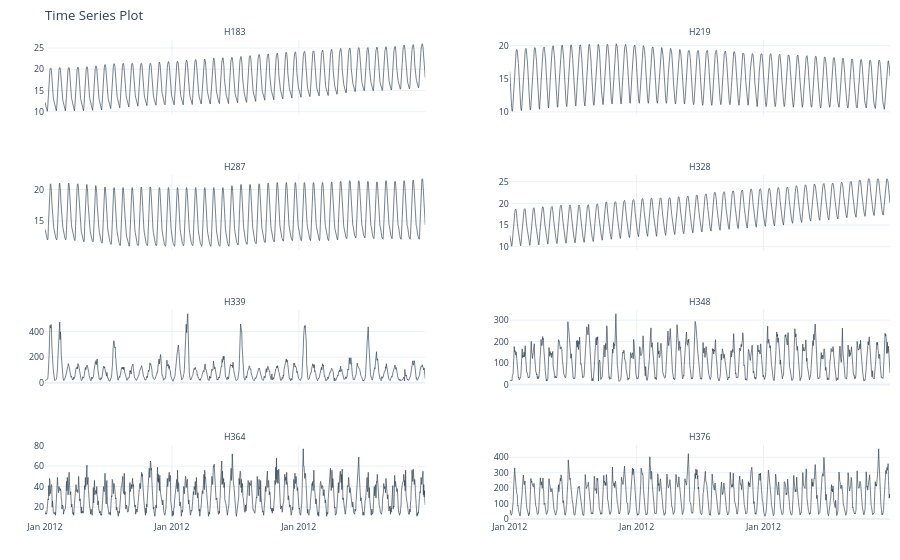

Here is the notebook cell this chart was saved with:
### Markdown cell above
## M4 Competition Hourly

The M4 Competition is a well-known time series forecasting competition
organized by Spyros Makridakis. The competition provides a large dataset
of time series from various domains, including finance, economics, and
demographics. The goal of the competition is to develop accurate
forecasting models for these time series.

https://www.unic.ac.cy/iff/research/forecasting/m-competitions/m4/

We will use a sample of the M4 Hourly dataset, which consists of hourly
time series data. The dataset contains multiple time series, each
identified by a unique ID.

### Code cell
load_data("../../data/m4/", "m4_prep_sample") \
    .group_by('unique_id') \
    .tk.plot_timeseries('ds', 'y', facet_ncol = 2, smooth = False)

### Figure 1 — Plotly figure (JSON) as saved in the notebook; plotly's stock layout.template omitted (floating-point values rounded to 4 significant figures; data arrays with more than 128 entries replaced by an {"elided": "..."} marker saying what was removed)
{"data": [{"hoverlabel": {"font": {"size": 8.8}}, "line": {"color": "rgba(44, 62, 80, 1.0)", "width": 0.65}, "mode": "lines", "name": "y", "showlegend": false, "type": "scatter", "x": {"elided": "1008 str values"}, "xaxis": "x", "y": {"elided": "1008 float values"}, "yaxis": "y"}, {"hoverlabel": {"font": {"size": 8.8}}, "line": {"color": "rgba(44, 62, 80, 1.0)", "width": 0.65}, "mode": "lines", "name": "y", "showlegend": false, "type": "scatter", "x": {"elided": "1008 str values"}, "xaxis": "x2", "y": {"elided": "1008 float values"}, "yaxis": "y2"}, {"hoverlabel": {"font": {"size": 8.8}}, "line": {"color": "rgba(44, 62, 80, 1.0)", "width": 0.65}, "mode": "lines", "name": "y", "showlegend": false, "type": "scatter", "x": {"elided": "1008 str values"}, "xaxis": "x3", "y": {"elided": "1008 float values"}, "yaxis": "y3"}, {"hoverlabel": {"font": {"size": 8.8}}, "line": {"color": "rgba(44, 62, 80, 1.0)", "width": 0.65}, "mode": "lines", "name": "y", "showlegend": false, "type": "scatter", "x": {"elided": "1008 str values"}, "xaxis": "x4", "y": {"elided": "1008 float values"}, "yaxis": "y4"}, {"hoverlabel": {"font": {"size": 8.8}}, "line": {"color": "rgba(44, 62, 80, 1.0)", "width": 0.65}, "mode": "lines", "name": "y", "showlegend": false, "type": "scatter", "x": {"elided": "1008 str values"}, "xaxis": "x5", "y": {"elided": "1008 float values"}, "yaxis": "y5"}, {"hoverlabel": {"font": {"size": 8.8}}, "line": {"color": "rgba(44, 62, 80, 1.0)", "width": 0.65}, "mode": "lines", "name": "y", "showlegend": false, "type": "scatter", "x": {"elided": "1008 str values"}, "xaxis": "x6", "y": {"elided": "1008 float values"}, "yaxis": "y6"}, {"hoverlabel": {"font": {"size": 8.8}}, "line": {"color": "rgba(44, 62, 80, 1.0)", "width": 0.65}, "mode": "lines", "name": "y", "showlegend": false, "type": "scatter", "x": {"elided": "1008 str values"}, "xaxis": "x7", "y": {"elided": "1008 float values"}, "yaxis": "y7"}, {"hoverlabel": {"font": {"size": 8.8}}, "line": {"color": "rgba(44, 62, 80, 1.0)", "width": 0.65}, "mode": "lines", "name": "y", "showlegend": false, "type": "scatter", "x": {"elided": "1008 str values"}, "xaxis": "x8", "y": {"elided": "1008 float values"}, "yaxis": "y8"}], "layout": {"annotations": [{"font": {"size": 8.8}, "showarrow": false, "text": "H183", "x": 0.225, "xanchor": "center", "xref": "paper", "y": 1, "yanchor": "bottom", "yref": "paper"}, {"font": {"size": 8.8}, "showarrow": false, "text": "H219", "x": 0.775, "xanchor": "center", "xref": "paper", "y": 1, "yanchor": "bottom", "yref": "paper"}, {"font": {"size": 8.8}, "showarrow": false, "text": "H287", "x": 0.225, "xanchor": "center", "xref": "paper", "y": 0.7188, "yanchor": "bottom", "yref": "paper"}, {"font": {"size": 8.8}, "showarrow": false, "text": "H328", "x": 0.775, "xanchor": "center", "xref": "paper", "y": 0.7188, "yanchor": "bottom", "yref": "paper"}, {"font": {"size": 8.8}, "showarrow": false, "text": "H339", "x": 0.225, "xanchor": "center", "xref": "paper", "y": 0.4375, "yanchor": "bottom", "yref": "paper"}, {"font": {"size": 8.8}, "showarrow": false, "text": "H348", "x": 0.775, "xanchor": "center", "xref": "paper", "y": 0.4375, "yanchor": "bottom", "yref": "paper"}, {"font": {"size": 8.8}, "showarrow": false, "text": "H364", "x": 0.225, "xanchor": "center", "xref": "paper", "y": 0.1562, "yanchor": "bottom", "yref": "paper"}, {"font": {"size": 8.8}, "showarrow": false, "text": "H376", "x": 0.775, "xanchor": "center", "xref": "paper", "y": 0.1562, "yanchor": "bottom", "yref": "paper"}], "autosize": true, "font": {"size": 11}, "legend": {"font": {"size": 8.8}, "title": {"font": {"size": 8.8}, "text": "Legend"}}, "margin": {"b": 40, "l": 10, "r": 10, "t": 40}, "title": {"font": {"size": 13.2}, "text": "Time Series Plot"}, "xaxis": {"anchor": "y", "domain": [0, 0.45], "matches": "x7", "showticklabels": false, "tickfont": {"size": 8.8}, "tickformat": "%b %Y", "title": {"text": ""}}, "xaxis2": {"anchor": "y2", "domain": [0.55, 1], "matches": "x8", "showticklabels": false, "tickfont": {"size": 8.8}, "tickformat": "%b %Y"}, "xaxis3": {"anchor": "y3", "domain": [0, 0.45], "matches": "x7", "showticklabels": false, "tickfont": {"size": 8.8}, "tickformat": "%b %Y"}, "xaxis4": {"anchor": "y4", "domain": [0.55, 1], "matches": "x8", "showticklabels": false, "tickfont": {"size": 8.8}, "tickformat": "%b %Y"}, "xaxis5": {"anchor": "y5", "domain": [0, 0.45], "matches": "x7", "showticklabels": false, "tickfont": {"size": 8.8}, "tickformat": "%b %Y"}, "xaxis6": {"anchor": "y6", "domain": [0.55, 1], "matches": "x8", "showticklabels": false, "tickfont": {"size": 8.8}, "tickformat": "%b %Y"}, "xaxis7": {"anchor": "y7", "domain": [0, 0.45], "tickfont": {"size": 8.8}, "tickformat": "%b %Y"}, "xaxis8": {"anchor": "y8", "domain": [0.55, 1], "tickfont": {"size": 8.8}, "tickformat": "%b %Y"}, "yaxis": {"anchor": "x", "domain": [0.8438, 1], "tickfont": {"size": 8.8}, "title": {"text": ""}}, "yaxis2": {"anchor": "x2", "domain": [0.8438, 1], "tickfont": {"size": 8.8}}, "yaxis3": {"anchor": "x3", "domain": [0.5625, 0.7188], "tickfont": {"size": 8.8}}, "yaxis4": {"anchor": "x4", "domain": [0.5625, 0.7188], "tickfont": {"size": 8.8}}, "yaxis5": {"anchor": "x5", "domain": [0.2812, 0.4375], "tickfont": {"size": 8.8}}, "yaxis6": {"anchor": "x6", "domain": [0.2812, 0.4375], "tickfont": {"size": 8.8}}, "yaxis7": {"anchor": "x7", "domain": [0, 0.1562], "tickfont": {"size": 8.8}}, "yaxis8": {"anchor": "x8", "domain": [0, 0.1562], "tickfont": {"size": 8.8}}}}
